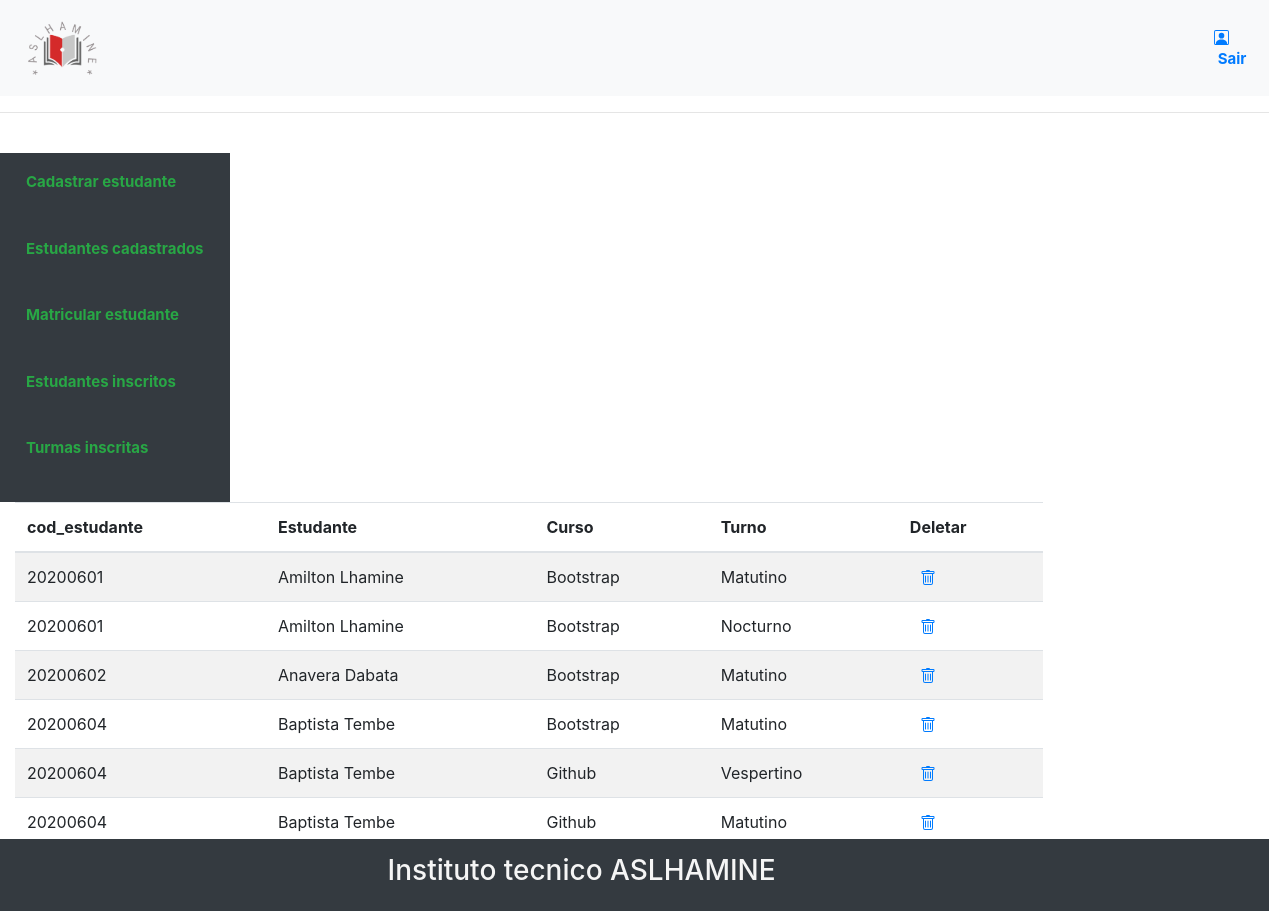
The page /funcionario/inscritos.php on the database its author committed.
### tables this page shows
CREATE TABLE `estudante_curso` (
  `id_estudante_curso` int(11) NOT NULL,
  `id_estudante` int(10) UNSIGNED NOT NULL,
  `id_curso` int(10) UNSIGNED NOT NULL,
  `id_turma` int(11) NOT NULL
);

CREATE TABLE `estudante` (
  `id_estudante` int(10) UNSIGNED NOT NULL,
  `estudante` varchar(255) NOT NULL,
  `sexo` enum('Masculino','Feminino','Outro','','') NOT NULL,
  `data_nascimento` date NOT NULL,
  `email` varchar(255) NOT NULL,
  `telefone` varchar(255) NOT NULL,
  `endereco` varchar(255) NOT NULL
);

CREATE TABLE `curso` (
  `id_curso` int(11) UNSIGNED NOT NULL,
  `curso` varchar(255) NOT NULL,
  `descricao` varchar(255) NOT NULL
);

CREATE TABLE `turma` (
  `id_turma` int(11) NOT NULL,
  `turma` varchar(50) NOT NULL,
  `sala` varchar(4) NOT NULL,
  `turno` varchar(50) NOT NULL
);

### funcionario/inscritos.php (the view, shortened to what this page needs)
<?php
	include "navbar.php";
	include "menu_admin.php";
 ?>
<div class="col-lg-10" style="width: 100%; height: 345px; overflow-y: scroll;">
<table class="table table-hover table-striped" >
	<thead>
		<tr>
			<th>cod_estudante</th>
			<th>Estudante</th>
			<th>Curso</th>
			<th>Turno</th>
			<th>Deletar</th>
		</tr>
	</thead>
	<tbody>
		<?php
			include "../conexao.php";
			$stmt = $db->prepare ("select estudante.id_estudante, estudante.estudante, curso.curso, estudante_curso.id_estudante_curso, turma.turno from estudante, curso, estudante_curso, turma where turma.id_turma=estudante_curso.id_turma and estudante.id_estudante=estudante_curso.id_estudante and curso.id_curso=estudante_curso.id_curso order by estudante");
			$stmt->execute();
			$inscritos = $stmt->fetchAll(PDO::FETCH_OBJ);
			foreach ($inscritos as $inscrito) {
		?>
			<tr>
				<td><?=$inscrito->id_estudante?></td>
				<td><?=ucwords($inscrito->estudante)?></td>
				<td><?=$inscrito->curso?></td>
				<td><?=$inscrito->turno?></td>
				<td>
					<a style="margin-right: 10px" href="#" onclick="apagar(<?=$inscrito->id_estudante_curso?>)">
					</a>
				</td>
			</tr>
		<?php
			}
		?>
	</tbody>
</table>
</div>
<div class="container-fluid bg-dark" style="position: fixed; bottom: 0;">
    <footer >
        <div class="row">
            <div class="col-lg-11" style="color: whitesmoke; padding: 15px; text-align: center;">
                <h3>Instituto tecnico ASLHAMINE</h3>
            </div>
        </div>
    </footer>
  </div>

### funcionario/menu_admin.php (style rules this page uses)
a { text-decoration: none; padding: 5px; margin: 5px; }

### rows shown on the page
estudante_curso: id_estudante.id_estudante "20200601", id_estudante.estudante "Amilton Lhamine", id_curso.curso "Bootstrap", id_turma.turno "Matutino"
estudante_curso: id_estudante.id_estudante "20200601", id_estudante.estudante "Amilton Lhamine", id_curso.curso "Bootstrap", id_turma.turno "Nocturno"
estudante_curso: id_estudante.id_estudante "20200602", id_estudante.estudante "Anavera Dabata", id_curso.curso "Bootstrap", id_turma.turno "Matutino"
estudante_curso: id_estudante.id_estudante "20200604", id_estudante.estudante "Baptista Tembe", id_curso.curso "Bootstrap", id_turma.turno "Matutino"
estudante_curso: id_estudante.id_estudante "20200604", id_estudante.estudante "Baptista Tembe", id_curso.curso "Github", id_turma.turno "Vespertino"
estudante_curso: id_estudante.id_estudante "20200604", id_estudante.estudante "Baptista Tembe", id_curso.curso "Github", id_turma.turno "Matutino"
